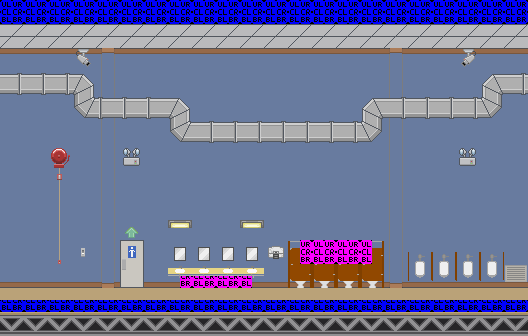

Tiled map render using the project's own tile images. Description and the map definition, with tile-layer contents summarised, below:
An orthogonal 22x14 tile map with 24x24 px tiles, 4 tile layers (Background, Wall features 1, Wall features 2, collision), 2 tilesets and 4 objects (door, firealarm, npc, spawn).

<map version="1.0" orientation="orthogonal" width="22" height="14" tilewidth="24" tileheight="24">
 <properties>
  <property name="autosave" value="false" />
  <property name="soundtrack" value="greendale-alt" />
 </properties>
 <tileset firstgid="1" name="bathroom" tilewidth="24" tileheight="24">
  <image source="../images/tilesets/bathroom.png" width="240" height="240" />
 </tileset>
 <tileset firstgid="101" name="collisions" tilewidth="24" tileheight="24">
  <image source="../images/tilesets/collisions.png" width="632" height="512" />
 </tileset>
 <layer name="Background" width="22" height="14">
  <data>[308 cells, 308 non-empty, 4 distinct tile ids]</data>
 </layer>
 <layer name="Wall features 1" width="22" height="14">
  <data>[308 cells, 61 non-empty, 4 distinct tile ids]</data>
 </layer>
 <layer name="Wall features 2" width="22" height="14">
  <data>[308 cells, 66 non-empty, 21 distinct tile ids]</data>
 </layer>
 <layer name="collision" width="22" height="14">
  <data>[308 cells, 52 non-empty, 8 distinct tile ids]</data>
 </layer>
 <objectgroup name="nodes" width="22" height="14">
  <object name="main" type="door" x="120" y="240" width="24" height="60">
   <properties>
    <property name="level" value="borchert-hallway" />
    <property name="to" value="bathroom-mens" />
   </properties>
  </object>
  <object type="firealarm" x="48" y="216" width="24" height="72" />
  <object name="notstarburns" type="npc" x="360" y="233" width="22" height="14" />
  <object name="baggle" type="spawn" x="144" y="264" width="24" height="24">
   <properties>
    <property name="nodeType" value="consumable" />
    <property name="sound" value="false" />
    <property name="spawnType" value="keypress" />
    <property name="sprite" value="wastebin" />
   </properties>
  </object>
 </objectgroup>
</map>
